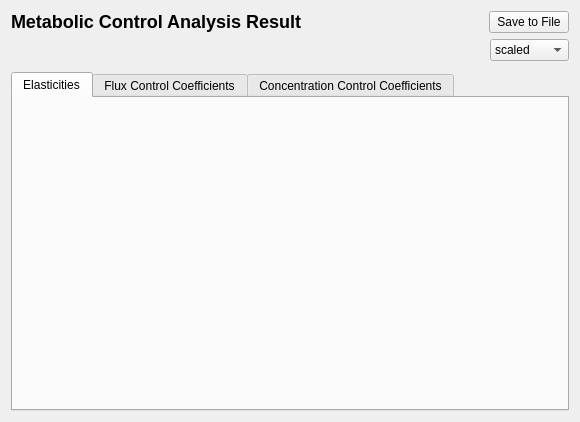
<?xml version="1.0" encoding="UTF-8"?>
<ui version="4.0">
<comment> Begin CVS Header </comment>
<comment>   $Source: /fs/turing/cvs/copasi_dev/copasi/UI/CMCAResultSubwidget.ui,v $ </comment>
<comment>   $Revision: 1.12.2.1 $ </comment>
<comment>   $Name: Build-33 $ </comment>
<comment>   $Author: shoops $ </comment>
<comment>   $Date: 2011/01/26 13:15:48 $ </comment>
<comment> End CVS Header </comment>

<comment> Copyright (C) 2010 by Pedro Mendes, Virginia Tech Intellectual </comment>
<comment> Properties, Inc., University of Heidelberg, and The University </comment>
<comment> of Manchester. </comment>
<comment> All rights reserved. </comment>

 <class>CMCAResultSubwidget</class>
 <widget class="CopasiWidget" name="CMCAResultSubwidget">
  <property name="geometry">
   <rect>
    <x>0</x>
    <y>0</y>
    <width>580</width>
    <height>422</height>
   </rect>
  </property>
  <property name="windowTitle">
   <string>MCA Result Window</string>
  </property>
  <layout class="QVBoxLayout" name="verticalLayout">
   <item>
    <layout class="QHBoxLayout" name="horizontalLayout">
     <item>
      <widget class="QLabel" name="mpLblResult">
       <property name="sizePolicy">
        <sizepolicy hsizetype="MinimumExpanding" vsizetype="Preferred">
         <horstretch>0</horstretch>
         <verstretch>0</verstretch>
        </sizepolicy>
       </property>
       <property name="text">
        <string>&lt;!DOCTYPE HTML PUBLIC &quot;-//W3C//DTD HTML 4.0//EN&quot; &quot;http://www.w3.org/TR/REC-html40/strict.dtd&quot;&gt;
&lt;html&gt;&lt;head&gt;&lt;meta name=&quot;qrichtext&quot; content=&quot;1&quot; /&gt;&lt;style type=&quot;text/css&quot;&gt;
p, li { white-space: pre-wrap; }
&lt;/style&gt;&lt;/head&gt;&lt;body style=&quot; font-family:'Lucida Grande'; font-size:13pt; font-weight:400; font-style:normal;&quot;&gt;
&lt;p style=&quot; margin-top:16px; margin-bottom:12px; margin-left:0px; margin-right:0px; -qt-block-indent:0; text-indent:0px;&quot;&gt;&lt;span style=&quot; font-size:x-large; font-weight:600;&quot;&gt;Metabolic Control Analysis Result&lt;/span&gt;&lt;/p&gt;&lt;/body&gt;&lt;/html&gt;</string>
       </property>
      </widget>
     </item>
     <item>
      <widget class="QPushButton" name="mSaveButton">
       <property name="sizePolicy">
        <sizepolicy hsizetype="Fixed" vsizetype="Fixed">
         <horstretch>0</horstretch>
         <verstretch>0</verstretch>
        </sizepolicy>
       </property>
       <property name="text">
        <string>Save to File</string>
       </property>
      </widget>
     </item>
    </layout>
   </item>
   <item>
    <layout class="QHBoxLayout">
     <item>
      <widget class="QLabel" name="mTopLabel">
       <property name="text">
        <string/>
       </property>
       <property name="wordWrap">
        <bool>false</bool>
       </property>
      </widget>
     </item>
     <item>
      <widget class="QComboBox" name="mComboScale">
       <property name="sizePolicy">
        <sizepolicy hsizetype="Fixed" vsizetype="Fixed">
         <horstretch>0</horstretch>
         <verstretch>0</verstretch>
        </sizepolicy>
       </property>
       <item>
        <property name="text">
         <string>scaled</string>
        </property>
       </item>
       <item>
        <property name="text">
         <string>unscaled</string>
        </property>
       </item>
      </widget>
     </item>
    </layout>
   </item>
   <item>
    <spacer name="verticalSpacer">
     <property name="orientation">
      <enum>Qt::Vertical</enum>
     </property>
     <property name="sizeType">
      <enum>QSizePolicy::Fixed</enum>
     </property>
     <property name="sizeHint" stdset="0">
      <size>
       <width>20</width>
       <height>5</height>
      </size>
     </property>
    </spacer>
   </item>
   <item>
    <widget class="QTabWidget" name="mTabWidget">
     <widget class="QWidget" name="tab">
      <attribute name="title">
       <string>Elasticities</string>
      </attribute>
      <layout class="QHBoxLayout">
       <property name="margin">
        <number>0</number>
       </property>
       <item>
        <widget class="CQArrayAnnotationsWidget" name="mpArrayElasticities" native="true"/>
       </item>
      </layout>
     </widget>
     <widget class="QWidget" name="tab">
      <attribute name="title">
       <string>Flux Control Coefficients</string>
      </attribute>
      <layout class="QHBoxLayout">
       <property name="margin">
        <number>0</number>
       </property>
       <item>
        <widget class="CQArrayAnnotationsWidget" name="mpArrayFCC" native="true"/>
       </item>
      </layout>
     </widget>
     <widget class="QWidget" name="TabPage">
      <attribute name="title">
       <string>Concentration Control Coefficients</string>
      </attribute>
      <layout class="QHBoxLayout">
       <property name="margin">
        <number>0</number>
       </property>
       <item>
        <widget class="CQArrayAnnotationsWidget" name="mpArrayCCC" native="true"/>
       </item>
      </layout>
     </widget>
    </widget>
   </item>
  </layout>
 </widget>
 <layoutdefault spacing="6" margin="11"/>
 <customwidgets>
  <customwidget>
   <class>CQArrayAnnotationsWidget</class>
   <extends>QWidget</extends>
   <header>CQArrayAnnotationsWidget.h</header>
  </customwidget>
  <customwidget>
   <class>CopasiWidget</class>
   <extends>QWidget</extends>
   <header>copasi/UI/copasiWidget.h</header>
   <container>1</container>
  </customwidget>
 </customwidgets>
 <includes>
  <include location="local">CQArrayAnnotationsWidget.h</include>
  <include location="local">CQArrayAnnotationsWidget.h</include>
  <include location="local">CQArrayAnnotationsWidget.h</include>
 </includes>
 <resources/>
 <connections>
  <connection>
   <sender>mComboScale</sender>
   <signal>activated(int)</signal>
   <receiver>CMCAResultSubwidget</receiver>
   <slot>slotScaled()</slot>
   <hints>
    <hint type="sourcelabel">
     <x>20</x>
     <y>20</y>
    </hint>
    <hint type="destinationlabel">
     <x>20</x>
     <y>20</y>
    </hint>
   </hints>
  </connection>
  <connection>
   <sender>mSaveButton</sender>
   <signal>clicked()</signal>
   <receiver>CMCAResultSubwidget</receiver>
   <slot>slotSave()</slot>
   <hints>
    <hint type="sourcelabel">
     <x>20</x>
     <y>20</y>
    </hint>
    <hint type="destinationlabel">
     <x>20</x>
     <y>20</y>
    </hint>
   </hints>
  </connection>
 </connections>
</ui>
